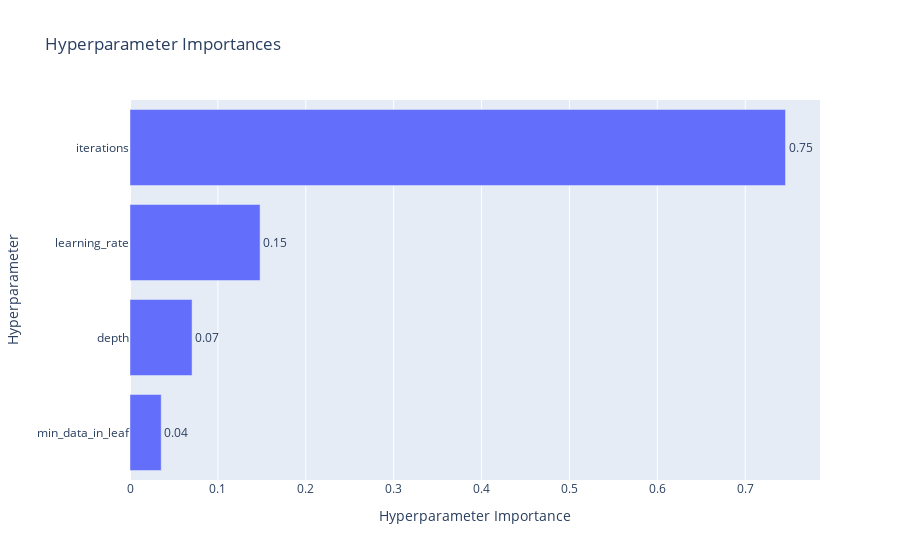

Notebook code for this chart:
### Code cell
optuna.visualization.plot_param_importances(study)

### Figure 1 — Plotly figure (JSON) as saved in the notebook; plotly's stock layout.template omitted (floating-point values rounded to 4 significant figures)
{"data": [{"cliponaxis": false, "hovertemplate": ["min_data_in_leaf (IntDistribution): 0.035522616982149424<extra></extra>", "depth (IntDistribution): 0.07063199895805752<extra></extra>", "learning_rate (FloatDistribution): 0.14801739210514467<extra></extra>", "iterations (IntDistribution): 0.7458279919546484<extra></extra>"], "name": "Objective Value", "orientation": "h", "text": ["0.04", "0.07", "0.15", "0.75"], "textposition": "outside", "type": "bar", "x": [0.03552, 0.07063, 0.148, 0.7458], "y": ["min_data_in_leaf", "depth", "learning_rate", "iterations"]}], "layout": {"title": {"text": "Hyperparameter Importances"}, "xaxis": {"title": {"text": "Hyperparameter Importance"}}, "yaxis": {"title": {"text": "Hyperparameter"}}}}
